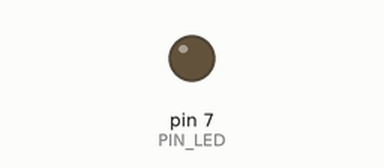
The sketch below on a simulated Arduino Uno, built with avr-gcc and run on an emulated ATmega328P. Parts: output pins drawn as LEDs (lit = HIGH). Dashed ring = blinking. At 13.0 s the program stops and its outputs stay as they are.

Above: at 1.0 s.
At 2.5 s:
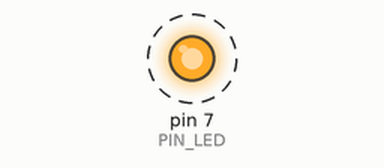
Timing chart, 0 to 4.6 s (numbered marks = the images above):
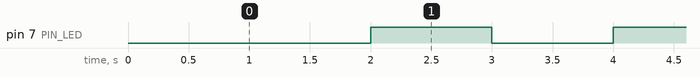

Measured:
- by itself, pin 7 (PIN_LED): alternates HIGH for 1.0 s and LOW for 1.0 s, 11 changes in all, then stays HIGH

The sketch:

05_practice_2.ino
```cpp
#define PIN_LED 7

void setup() {
  // put your setup code here, to run once:
  pinMode(PIN_LED, OUTPUT);
}

void loop() {
  // put your main code here, to run repeatedly:
  digitalWrite(PIN_LED, 0);
  delay(1000);

  for(int i = 0; i < 6; i++) {
    digitalWrite(PIN_LED, 0);
    delay(1000);
    digitalWrite(PIN_LED, 1);
    delay(1000);
  }

  while(1) {}

}
```
